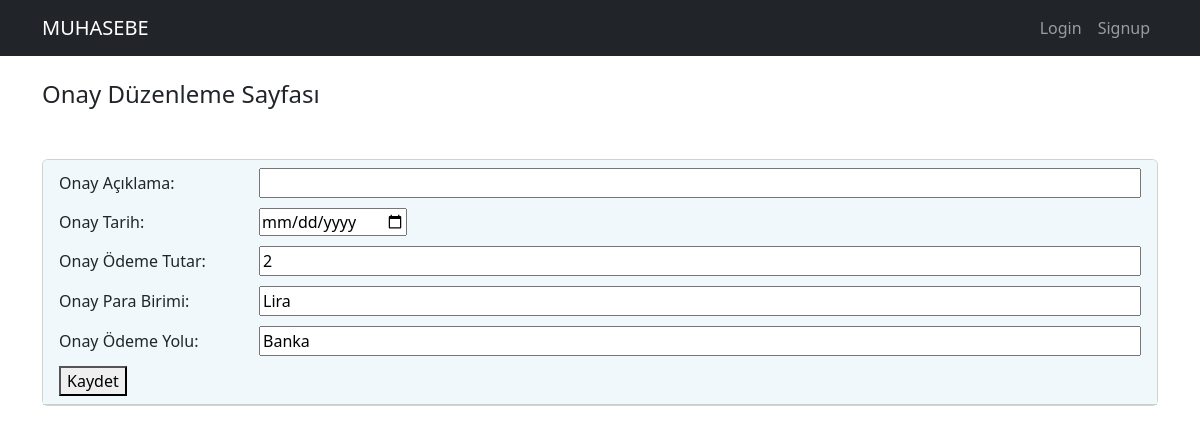
The app's page /edit_onay_bilgi/296/ with its own data.
### muhapp/models.py (models this page shows, shortened)
class OnayRegisterModel(models.Model):
    username = models.ForeignKey(User, on_delete=models.CASCADE, null=True)
    onay_no = models.CharField(max_length = 4)
    onay_aciklama = models.CharField(max_length = 110, default='my_default_value')
    onay_tarih = models.DateField() #auto_now_add ile kullanci deger girmese bile otomatik tarih atamasi yapar
    onay_odemetutar = models.CharField(max_length = 20)
    onay_parabirimi = models.CharField(max_length = 20)
    onay_odemeyolu = models.CharField(max_length = 20)

### muhapp/views.py (the view, shortened to what this page needs)
# urls.py: path('edit_onay_bilgi/<int:id>/', views.edit_onay_bilgi, name='edit_onay_bilgi'),
def edit_onay_bilgi(request, id):
    onay_bilgi = get_object_or_404(models.OnayRegisterModel, pk=id)
    return render(request, 'muhapp/edit_register_onay.html', {'onay_bilgi': onay_bilgi})

### muhapp/templates/muhapp/edit_register_onay.html (shortened to what this page needs)
{% extends "base.html" %}
{% block content %}
<div class="container">
    <h4 style="margin-bottom: 50px;">Onay Düzenleme Sayfası</h4>
    <form method="post">
        <div class="card">
            <div class="card-header" style="align-items: center; background-color: #f1f8fc; ">
                <div style="text-align:left; display: flex; align-items: center; padding-bottom:10px;">
                    <label for="onay_aciklama" style="width: 200px;">Onay Açıklama:</label>
                    <input type="text" name="onay_aciklama" style="flex: 1;" value="{{ onay_bilgi.onay_aciklama }}"><br>
                </div>
                <div style="text-align:left; display: flex; align-items: center; padding-bottom:10px;">
                    <label for="onay_tarih" style="width: 200px;">Onay Tarih:</label>
                    <input type="date" name="onay_tarih"  value="{{ onay_bilgi.onay_tarih }}"><br>
                </div>
                <div style="text-align:left; display: flex; align-items: center; padding-bottom:10px;">
                    <label for="onay_odemetutar" style="width: 200px;">Onay Ödeme Tutar:</label>
                    <input type="text" name="onay_odemetutar" style="flex: 1;" value="{{ onay_bilgi.onay_odemetutar }}"><br>
                </div>
                <div style="text-align:left; display: flex; align-items: center; padding-bottom:10px;">
                    <label for="onay_parabirimi" style="width: 200px;">Onay Para Birimi:</label>
                    <input type="text" name="onay_parabirimi" style="flex: 1;" value="{{ onay_bilgi.onay_parabirimi }}"><br>
                </div>
                <div style="text-align:left; display: flex; align-items: center; padding-bottom:10px;">
                    <label for="onay_odemeyolu" style="width: 200px;">Onay Ödeme Yolu:</label>
                    <input type="text" name="onay_odemeyolu" style="flex: 1;" value="{{ onay_bilgi.onay_odemeyolu }}"><br>
                </div>
                <button type="submit">Kaydet</button>
            </div>
        </div>
    </form>
</div>
{% endblock %}

### records on screen
OnayRegisterModel: onay_odemetutar "2", onay_parabirimi "Lira", onay_odemeyolu "Banka"
